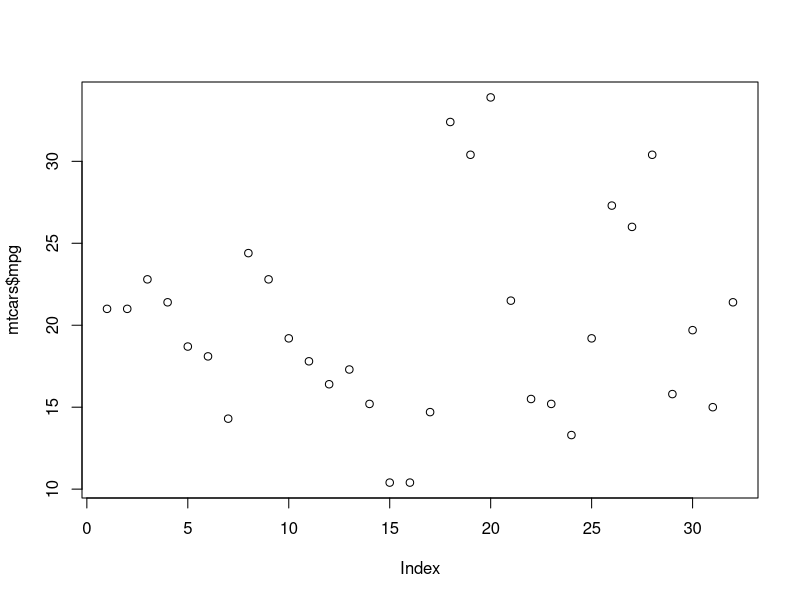
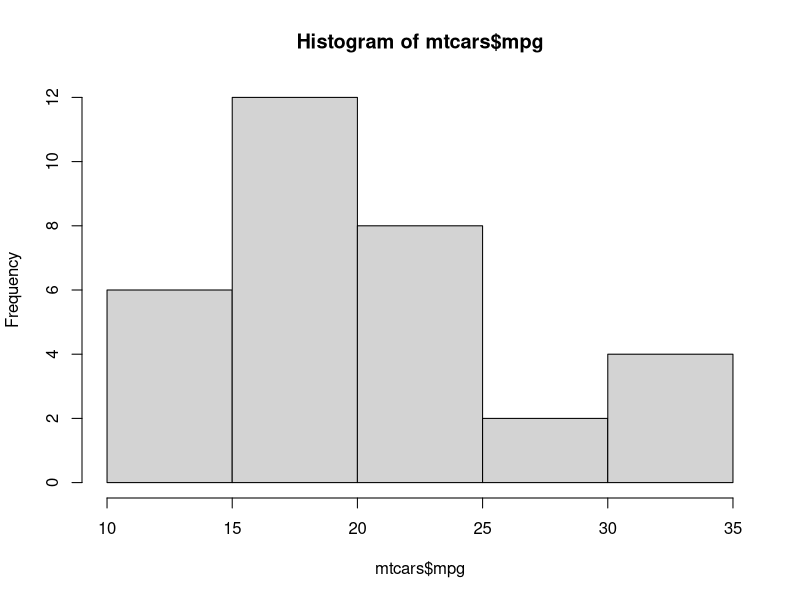
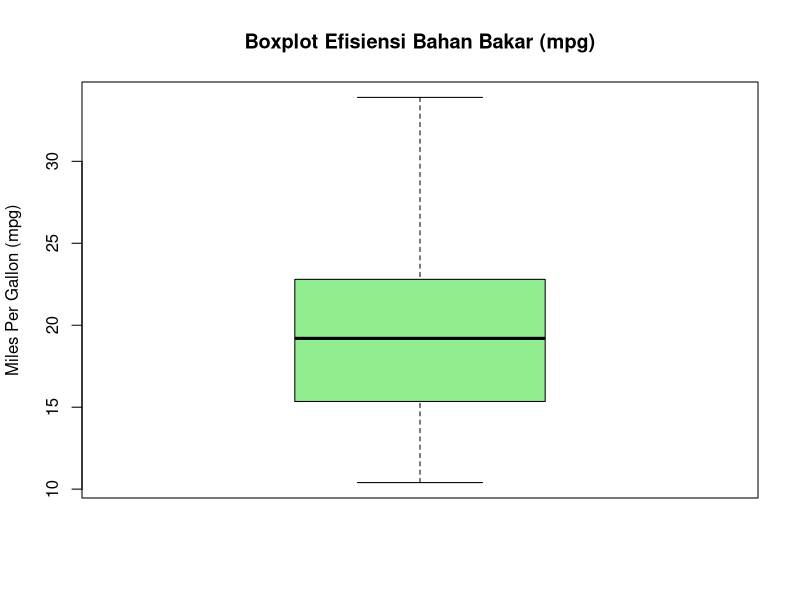

Source code (R) for these figures, in order:
summary(mtcars)
mean(mtcars$mpg)   # Menghitung rata-rata (mean) mpg
sd(mtcars$mpg)     # Menghitung standar deviasi (simpangan baku) mpg
max(mtcars$mpg)    # Menghitung nilai tertinggi dari mpg
min(mtcars$mpg)
plot(mtcars$mpg)
hist(mtcars$mpg)
boxplot(mtcars$mpg, 
        main = "Boxplot Efisiensi Bahan Bakar (mpg)", 
        ylab = "Miles Per Gallon (mpg)", 
        col = "lightgreen")
# ==========================================
data_tambahan <- c(10, 20, 30, 40, 50)
mean_tambahan <- mean(data_tambahan)
print(mean_tambahan)
